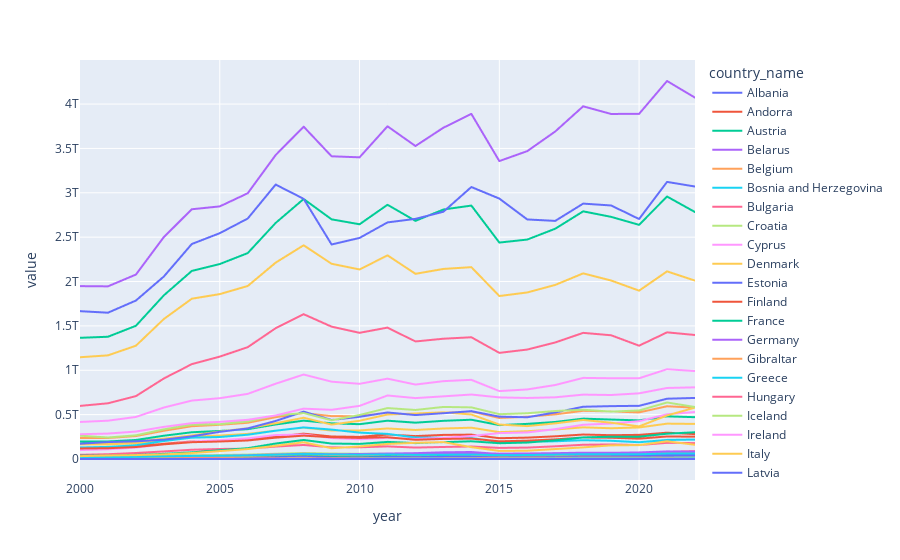

The cell this chart's notebook holds for it:
### Code cell
from dash import Dash, dash_table, html, dcc, Input, Output, State
import dash_bootstrap_components as dbc
import pandas as pd
import plotly.express as px # Used to make choropleth map

gdp_df=pd.read_csv('data/Countries.csv')

df_eu = pd.read_csv('data/Countries-Europe.csv')
list(df_eu.columns)
df_list_of_eu = df_eu['name']
df_countries = gdp_df.rename(columns={
    "Country Name": "country_name", 
    "Country Code": "country_code",
    "Year": "year",
    "Agriculture (% GDP)": "agriculture_percentage_gdp",
    "Ease of Doing Business": "ease_of_doing_business",
    "Education Expenditure (% GDP)": "education_expenditure_percentage_gdp",
    "Export (% GDP)": "export_percentage_gdp",
    "GDP": "gdp",
    "Health Expenditure (% GDP)": "health_expenditure_percentage_gdp",
    "Import (% GDP)": "import_percentage_gdp",
    "Industry (% GDP)": "industry_percentage_gdp",
    "Inflation Rate": "inflation_rate",
    "R&D": "research_and_development",
    "Service (% GDP)": "service_percentage_gdp",
    "Unemployment": "unemployment",
    "Population": "population",
    "Land": "land",
    "Continent Name": "continent_land",
    "Export": "export",
    "Import": "import",
    "Education Expenditure": "education_expenditure",
    "Health Expenditure": "health_expenditure",
    "Net Trade": "net_trade",
    "GDP Per Capita": "gdp_per_capita",
    "Population Density": "population_density"
    
})
df_eu_countries = df_countries[df_countries['country_name'].isin(df_list_of_eu)]

app = Dash(external_stylesheets=[dbc.themes.SOLAR])

min_year = df_eu_countries['year'].min()
max_year = df_eu_countries['year'].max()



##########################################################################################

app.layout = html.Div([
    html.H1('EU GDP Dashboard'),
    dcc.RangeSlider(id='year-slider',
                    min=df_eu_countries['year'].min(),
                    max=df_eu_countries['year'].max(),
                    value=[min_year, max_year],
                    marks={i:str(i) for i in range (min_year, max_year+1)}
    ),
    dcc.Checklist(id='country-stats',
                options = df_eu_countries.columns.unique(),
                          value = 'gdp',
                inline=True
    ),
    dcc.Graph(id='map-graph'),
    dcc.Graph(id='line-graph'),
    dash_table.DataTable(id='gdp-info')
])

##########################################################################################

@app.callback(
    Output(component_id='line-graph', component_property='figure'),
    Input(component_id='country-stats', component_property='value')
)
def update_linegraph(checked_stats):
    dff = df_eu_countries.columns.isin(checked_stats)
    dff.drop(['year'])
    print('dff: ' + dff)
    line_fig = px.line(
        dff,
        x='year',
        y=dff.columns,
        title='Country Stats',
        color='country_name'
    )
    return line_fig
    
##########################################################################################


@app.callback(
    Output(component_id='map-graph', component_property='figure'),
    Input(component_id='year-slider', component_property='value')
)
def update_map_graph(selected_years):
    filtered_gdp = df_eu_countries[
        (df_eu_countries['year']>=selected_years[0]) &
        (df_eu_countries['year']<=selected_years[1])
    ]
    average_gdp_df = df_eu_countries.groupby('country_name')['gdp'].mean().reset_index()
    map_fig = px.choropleth(
        average_gdp_df,
        locations='country_name',
        locationmode='country names',
        color = 'gdp',
        scope = 'europe',
        height=900,
        width=2100
    )
    return map_fig


##########################################################################################


# When the user hasn't clicked a country on the map yet, the data table's property will be None. When they do click a country, we update the data table to be specific to the selected country.
@app.callback(
    Output('gdp-info', 'data'),
    Input('map-graph', 'clickData'),
    Input('year-slider', 'value')
)
def update_datatable(clicked_data, selected_years):
    if clicked_data is None:
        return []
    eu_country = clicked_data['points'][0]['location']
    filtered_eu_countries = df_eu_countries[
        (df_eu_countries['year']>=selected_years[0]) &
        (df_eu_countries['year']<=selected_years[1]) &
        (df_eu_countries['country_name']==eu_country)
        ]
    return filtered_eu_countries.to_dict('records')

##########################################################################################

lines = px.line(df_eu_countries,
                x = 'year',
                y = ['gdp', 'ease_of_doing_business'],
                color = 'country_name'
)

lines.show()
